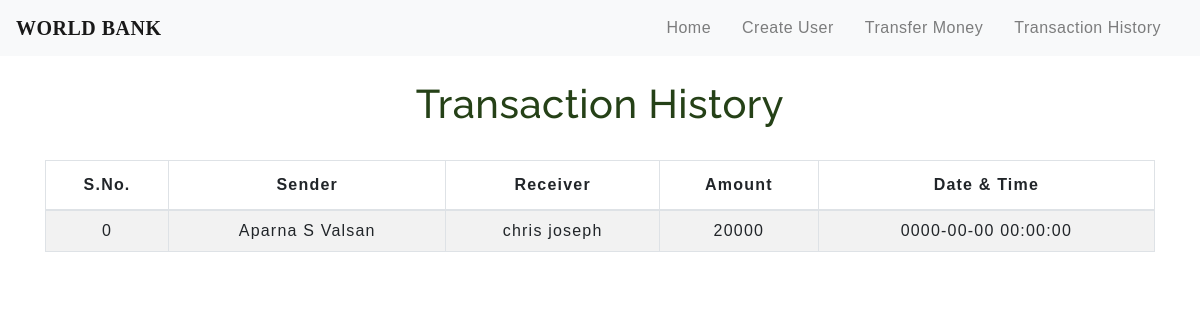
The page /transactionhistory.php on the database its author committed.
### tables this page shows
CREATE TABLE `transaction` (
  `sno` int(11) NOT NULL,
  `sender` text NOT NULL,
  `receiver` text NOT NULL,
  `balance` int(11) NOT NULL,
  `datetime` datetime NOT NULL
);

### transactionhistory.php (the view, shortened to what this page needs)
<!DOCTYPE html>
<html lang="en">
<head>
    <link rel="stylesheet" href="https://stackpath.bootstrapcdn.com/bootstrap/4.5.2/css/bootstrap.min.css">
    <link rel="stylesheet" type="text/css" href="css/table.css">
    <link rel="stylesheet" type="text/css" href="css/navbar.css">
</head>
<body>
<?php
  include 'navbar.php';
?>
	<div class="container">
        <h2 class="text-center pt-4">Transaction History</h2>
       <br>
       <div class="table-responsive-sm">
    <table class="table table-hover table-striped table-condensed table-bordered">
        <thead>
            <tr>
                <th class="text-center">S.No.</th>
                <th class="text-center">Sender</th>
                <th class="text-center">Receiver</th>
                <th class="text-center">Amount</th>
                <th class="text-center">Date & Time</th>
            </tr>
        </thead>
        <tbody>
        <?php
            include 'config.php';
            $sql ="select * from transaction";
            $query =mysqli_query($conn, $sql);
            while($rows = mysqli_fetch_assoc($query))
            {
        ?>
            <tr>
            <td class="py-2"><?php echo $rows['sno']; ?></td>
            <td class="py-2"><?php echo $rows['sender']; ?></td>
            <td class="py-2"><?php echo $rows['receiver']; ?></td>
            <td class="py-2"><?php echo $rows['balance']; ?> </td>
            <td class="py-2"><?php echo $rows['datetime']; ?> </td>
        <?php
            }
        ?>
        </tbody>
    </table>
    </div>
</div>
</body>
</html>

### css/table.css (style rules this page uses)
* { padding: 0; margin: 0; box-sizing: border-box; font-family: sans-serif; }
h2 { font-size: 40px; }
table { letter-spacing: 1.2px; }
td { text-align: center; }

### css/navbar.css (style rules this page uses)
h2 { color: #254117; letter-spacing: 0.5px; font-family: raleway; }

### rows shown on the page
transaction: sno "0", sender "Aparna S Valsan", receiver "chris joseph", balance "20000", datetime "0000-00-00 00:00:00"
